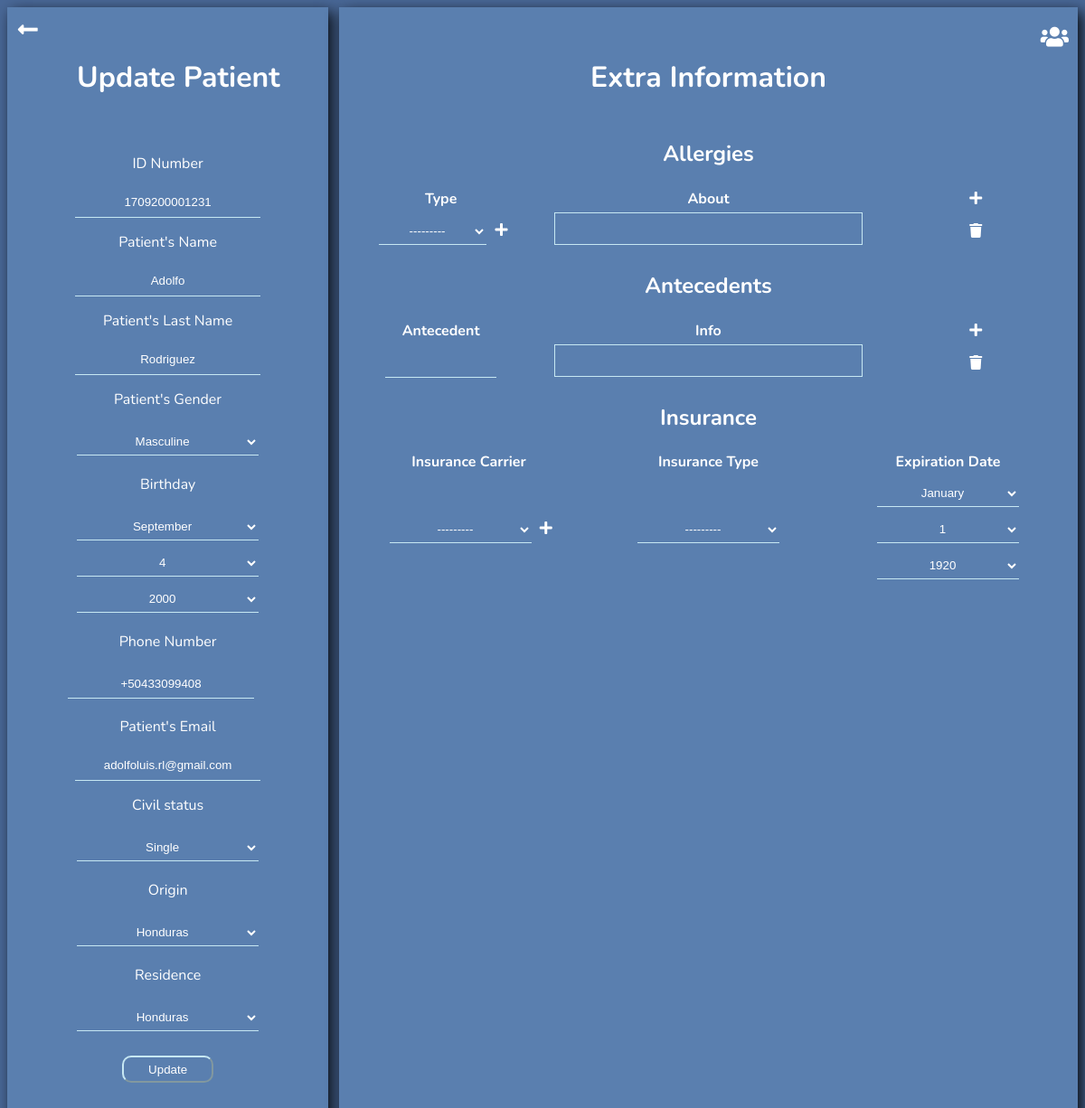
Page /patients/update/469 (signed in) on the committed database.
### patients/models.py (models this page shows, shortened)
class Patient(models.Model):
    GENDER_CHOICES = (
        ('F', 'Femenine'),
        ('M', 'Masculine'),
        ('O', 'Other'),
    )
    CIVIL_STATUS_CHOICES = (
        ('S', 'Single'),
        ('M', 'Married'),
        ('W', 'Widowed'),
        ('D', 'Divorced'),
        ('SP', 'Separated'),
    )
    id_number = models.CharField('ID Number', max_length=20, null=True, blank=True, help_text='Provide you ID Card Number')
    first_names = models.CharField("Patient's Name", max_length=50, null=False, blank=False, help_text="Patient's Name")
    last_names = models.CharField("Patient's Last Name", max_length=50, null=False, blank=False, help_text="Patient's Last Name")
    gender = models.CharField("Patient's Gender", max_length=20, null=True, blank=False, help_text='Gender', choices=GENDER_CHOICES)
    birthday = models.DateField("Patient's Birthday", help_text="Patients date of birth")
    phone_number = models.CharField('Phone Number', max_length=20, blank=True, null=True, help_text='Phone Number')
    email = models.EmailField("Patient's Email", null=True, blank=True, help_text='Email')
    civil_status = models.CharField(max_length=12, choices=CIVIL_STATUS_CHOICES)
    origin = models.CharField(max_length=50, choices=ORIGIN_CHOICES)
    residence = models.CharField(max_length=50, choices=LOCATION_CHOICES)
    created_by = models.ForeignKey(user, on_delete=models.CASCADE, blank=False, null=True, verbose_name='Created By')
    class Meta:
        verbose_name = 'Patient'
        verbose_name_plural = 'Patients'

class InsuranceInformation(models.Model):
    INSURANCE_TYPE_CHOICES = (
        ('MEDICAL', 'Medical'),
    )
    insurance_carrier = models.ForeignKey(InsuranceCarrier, on_delete=models.CASCADE, blank=True, null=True, verbose_name='Insurance Carrier',)
    type_of_insurance = models.CharField('Insurance Type', max_length=50, blank=True, null=True, help_text='Type of insurance', choices=INSURANCE_TYPE_CHOICES)
    expiration_date = models.DateField('Expiration Date', help_text="Insurance's Expiration Date")
    patient = models.OneToOneField(Patient, on_delete=models.CASCADE, blank=True, null=True, verbose_name='Insurance Owner', related_name='insurance')
    class Meta:
        verbose_name = 'Insurance Information'
        verbose_name_plural = "Patient's Insurance Data"

### patients/views.py (the view, shortened to what this page needs)
# urls.py: path('update/<int:pk>', update_patient, name='update_patient'),
def update_patient(request, pk):
    template = 'patients/update_patient.html'
    patient = Patient.objects.get(pk=pk)
    patient_insurance = InsuranceInformation.objects.get(patient=patient)
    patient_form = PatientForm(request.POST or None, instance=patient)
    allergies_form = AllergyInformationUpdateFormset(instance=patient)
    insurance_form = InsuranceInformationForm(request.POST or None, instance=patient_insurance)
    antecedents_form = AntecedentUpdateFormset(instance=patient)
    return render(request, template, context={'patient_form': patient_form, 'allergies_form': allergies_form,
                                                                            'insurance_form': insurance_form,
                                                                            'antecedents_form': antecedents_form,
                                                                            'country_code': 'flag-icon-' + collect_country_code(patient.phone_number)})

### patients/forms.py (shortened to what this page needs)
class PatientForm(forms.ModelForm):
    country_code = forms.CharField(widget=forms.Select(choices=ORIGIN_CHOICES))
    birthday = forms.DateField(widget=forms.SelectDateWidget(years=years))
    class Meta:
        model = Patient
        exclude = ('created_by',)

class InsuranceInformationForm(forms.ModelForm):
    expiration_date = forms.DateField(widget=forms.SelectDateWidget(years=years))
    class Meta:
        model = InsuranceInformation
        exclude = ('patient',)

### patients/models.py (called while the page is built)
    def __str__(self):
        return self.company

    def __str__(self):
        return self.allergy_type

### utilities/global_utilities.py (called while the page is built)
def collect_country_code(phone_number):
    if phone_number.startswith('+1'):
        return collect_north_american_country_code(phone_number)
    else:
        for key in country_number_codes.keys():
            if country_number_codes[key] in phone_number:
                return key.lower()

### patients/templates/patients/update_patient.html (shortened to what this page needs)
{% extends 'base.html' %}
{% load static %}
{% block body_block %}
<link rel="stylesheet" href="https://cdnjs.cloudflare.com/ajax/libs/flag-icon-css/3.5.0/css/flag-icon.min.css" />
<link rel="stylesheet" href="{% static 'patients/css/update_patient.css' %}">
    <form method="POST" autocomplete="off" enctype="multipart/form-data">
        <div class="wrapper">
            <div class="general-info">
                <a href="{% url 'patients:patients' %}"><i class="fas fa-long-arrow-alt-left"></i></a>
                <h1>Update Patient</h1>
                <div class="info">
                    <p>{{ patient_form.id_number.label }}</p>
                    <p>{{ patient_form.id_number }}</p>
                    <p>{{ patient_form.first_names.label }}</p>
                    <p>{{ patient_form.first_names }}</p>
                    <p>{{ patient_form.last_names.label }}</p>
                    <p>{{ patient_form.last_names }}</p>
                    <p>{{ patient_form.gender.label }}</p>
                    <p>{{ patient_form.gender }}</p>
                    <p>{{ patient_form.birthday.label }}</p>
                    <p>{{ patient_form.birthday }}</p>
                    <p>{{ patient_form.phone_number.label }}</p>
                    <p><span class="flag-icon {{ country_code }}"></span>{{ patient_form.country_code }}{{ patient_form.phone_number }}</p>
                    <p>{{ patient_form.email.label }}</p>
                    <p>{{ patient_form.email }}</p>
                    <p>{{ patient_form.civil_status.label }}</p>
                    <p>{{ patient_form.civil_status }}</p>
                    <p>{{ patient_form.origin.label }}</p>
                    <p>{{ patient_form.origin }}</p>
                    <p>{{ patient_form.residence.label }}</p>
                    <p>{{ patient_form.residence }}</p>
                </div>
                <button type="submit">Update</button>
            </div>
            <div class="extra-info">
                <h1>Extra Information</h1>
                <h2>Allergies</h2>
                    <div class="allergies-form">
                        <table>
                            <thead>
                                <tr>
                                    <th>Type</th>
                                    <th>About</th>
                                    <th><i class="fas fa-plus add-allergy-form"></i></th>
                                </tr>
                            </thead>
                            <tbody>
                            {% for allergy_form in allergies_form %}
                                <tr class="form-container">
                                    <td>{{ allergy_form.allergy_type }} <i class="fas fa-plus add-allergy" data-url="{% url 'settings:add_allergy' %}"></i></td>
                                    <td>{{ allergy_form.about }}</td>
                                    <td><i class="fas fa-trash delete-allergy-form"></i></td>
                                </tr>
                            {% endfor %}
                            </tbody>
                        </table>
                    </div>
                <h2>Antecedents</h2>
                    <div class="antecedents-form">
                        <table>
                            <thead>
                                <tr>
                                    <th>Antecedent</th>
                                    <th>Info</th>
                                    <th><i class="fas fa-plus add-antecedent-form"></i></th>
                                </tr>
                            </thead>
                            <tbody>
                            {% for antecedent_form in antecedents_form %}
                                <tr class="form-container">
                                    <td>{{ antecedent_form.antecedent }}</td>
                                    <td>{{ antecedent_form.info }}</td>
                                    <td><i class="fas fa-trash delete-antecedent-form"></i></td>
                                </tr>
                            {% endfor %}
                            </tbody>
                        </table>
                    </div>
                <h2>Insurance</h2>
                <div class="insurance-form">
                    <table>
                        <thead>
                            <tr>
                                <th>Insurance Carrier</th>
                                <th>Insurance Type</th>
                                <th>Expiration Date</th>
                            </tr>
                        </thead>
                        <tbody>
                            <tr>
                                <td>{{ insurance_form.insurance_carrier }} <i class="fas fa-plus add-insurance" data-url="{% url 'settings:add_insurance' %}"></i></td>
                                <td>{{ insurance_form.type_of_insurance }}</td>
                                <td>{{ insurance_form.expiration_date }}</td>
                            </tr>
                        </tbody>
                    </table>
                </div>
            </div>
        </div>
    </form>
{% endblock %}

### static/base/css/base.css (style rules this page uses)
body { font-family: 'Nunito', sans-serif; background-color: #496897; color: #FFFFFF; overflow: hidden; }
.fa-long-arrow-alt-left { position: relative; font-size: 25px; transition: 0.5s; margin-top: 0.5%; margin-left: 0.5%; }
a { text-decoration: none; color: #FFFFFF; }

### patients/static/patients/css/update_patient.css (style rules this page uses)
.wrapper { display: grid; grid-template-columns: 30% 69%; grid-gap: 1%; height: 98vh; }
.fa-long-arrow-alt-left { float: left; }
.general-info { background-color: #5A7FAF; box-shadow: 5px 5px 15px rgba(0,0,0,0.88); padding: 10px; }
.info { height: 69vh; overflow: auto; }
.extra-info { background-color: #5A7FAF; box-shadow: 5px 5px 15px rgba(0,0,0,0.88); padding: 10px; }
form { text-align: center; }
.allergies-form { overflow: auto; max-height: 150px; }
.antecedents-form { overflow: auto; max-height: 150px; }
h1 { overflow: auto; padding: 25px; }
table { margin: auto; }
td { width: 20%; }
.fa-plus { transition: 0.5s; }
.fa-trash { transition: 0.5s; }
input { font-family: 'Alegreya Sans SC', sans-serif; text-align: center; color: #FFFFFF; background-color: #5A7FAF; border: none; border-bottom: 1px solid #C7E8F3; height: 30px; width:60%; transition: 0.5s; }
#id_phone_number { width: 60%; }
textarea { font-family: 'Alegreya Sans SC', sans-serif; color: #FFFFFF; background-color: #5A7FAF; border: 1px solid #C7E8F3; resize: none; transition: 0.5s; }
select { font-family: 'Alegreya Sans SC', sans-serif; text-align-last:center; color: #FFFFFF; background-color: #5A7FAF; border: none; border-bottom: 1px solid #C7E8F3; height: 30px; width:60%; margin: 5px; transition: 0.5s; }
button { margin: 20px; width: 30%; height: 30px; font-family: 'Alegreya Sans SC', sans-serif; background-color: #5A7FAF; border-color: #C7E8F3; border-radius: 10px; color: #FFFFFF; transition: 0.5s; }

### rows in the picture
Patient: id_number "1709200001231", first_names "Adolfo", last_names "Rodriguez", gender "Masculine", phone_number "+50433099408", email "adolfoluis.rl@gmail.com", civil_status "Single", origin "Honduras", residence "Honduras"
InsuranceInformation: insurance_carrier "---------", type_of_insurance "---------"

### other values in the picture
{{ patient_form.id_number.label }} "ID Number"
{{ patient_form.first_names.label }} "Patient's Name"
{{ patient_form.last_names.label }} "Patient's Last Name"
{{ patient_form.gender.label }} "Patient's Gender"
{{ patient_form.birthday.label }} "Birthday"
{{ patient_form.phone_number.label }} "Phone Number"
{{ patient_form.email.label }} "Patient's Email"
{{ patient_form.civil_status.label }} "Civil status"
{{ patient_form.origin.label }} "Origin"
{{ patient_form.residence.label }} "Residence"
